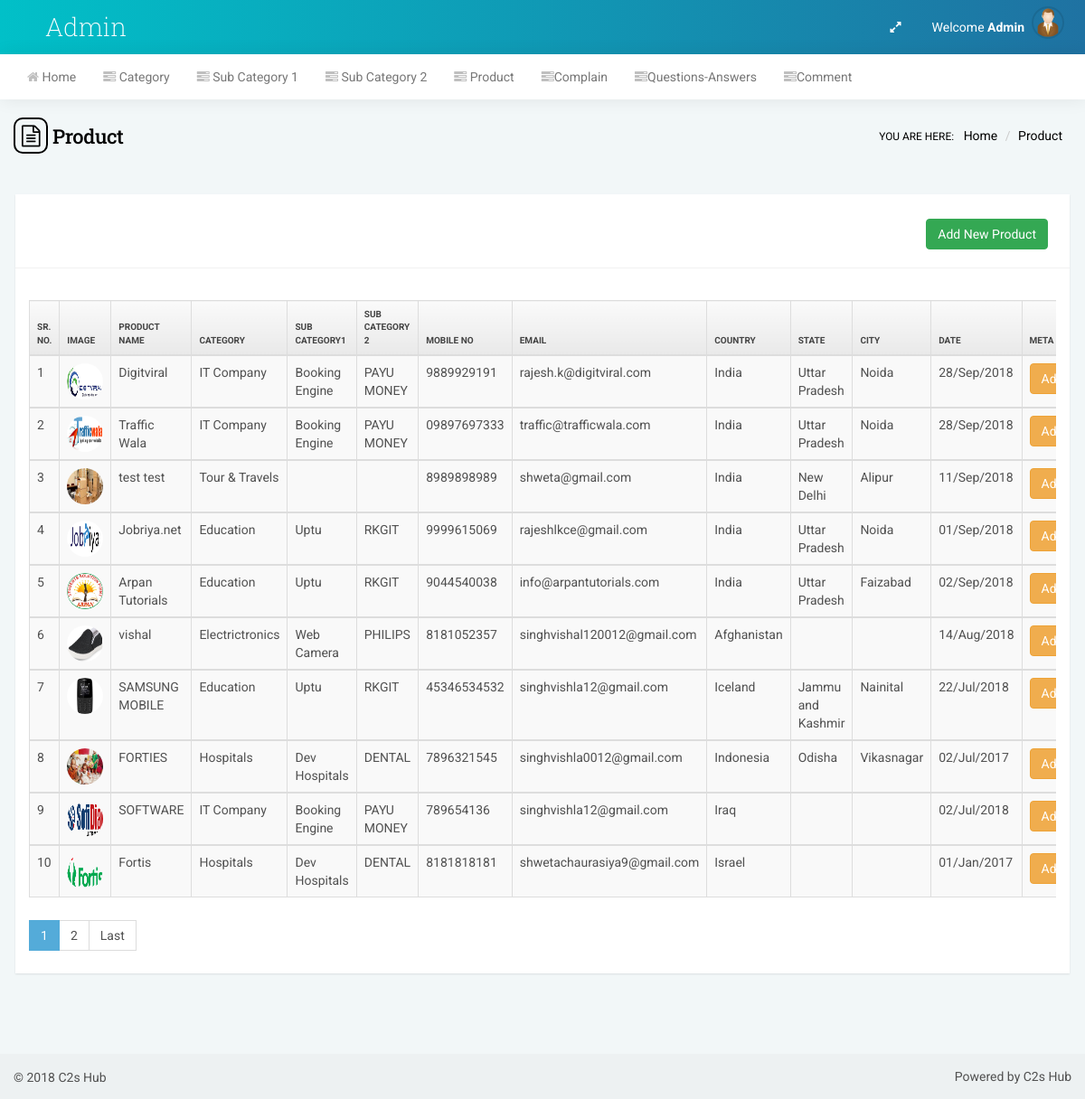
Page /admin/company.php (signed in) on the committed database.
### tables this page shows
CREATE TABLE `product` (
  `company_id` tinyint(10) NOT NULL,
  `company_name` text NOT NULL,
  `category` varchar(255) DEFAULT NULL,
  `subcategory1` int(11) NOT NULL,
  `subcategory2` int(11) NOT NULL,
  `mobile` varchar(120) NOT NULL,
  `email` varchar(100) NOT NULL,
  `title` text NOT NULL,
  `product_rating` tinyint(10) NOT NULL,
  `description` varchar(200) NOT NULL,
  `product_image` varchar(100) NOT NULL,
  `address` varchar(255) NOT NULL,
  `website` varchar(255) NOT NULL,
  `latitude` varchar(255) NOT NULL,
  `longnitude` varchar(255) NOT NULL,
  `map_code` text NOT NULL,
  `p_date` date NOT NULL,
  `admin_id` varchar(10) NOT NULL,
  `user_id` int(11) NOT NULL,
  `meta_tag` varchar(255) NOT NULL,
  `meta_keyword` varchar(255) NOT NULL,
  `meta_description` varchar(255) NOT NULL,
  `status` int(11) NOT NULL DEFAULT '1',
  `country` varchar(255) NOT NULL,
  `city` varchar(255) NOT NULL,
  `state` varchar(255) NOT NULL,
  `pin_code` varchar(255) NOT NULL,
  `establishment` longtext NOT NULL
);

CREATE TABLE `category` (
  `category_id` int(11) NOT NULL,
  `category_name` varchar(255) DEFAULT NULL,
  `admin_id` int(11) NOT NULL,
  `meta_tag` varchar(255) NOT NULL,
  `meta_keyword` varchar(255) NOT NULL,
  `meta_description` varchar(255) NOT NULL,
  `status` int(120) NOT NULL DEFAULT '1'
);

CREATE TABLE `subcategory1` (
  `sub_cat_id` int(11) NOT NULL,
  `cat_id` int(11) NOT NULL,
  `sub_cat_name` varchar(255) NOT NULL,
  `admin_id` int(11) NOT NULL,
  `meta_tag` varchar(255) NOT NULL,
  `meta_keyword` varchar(255) NOT NULL,
  `meta_description` varchar(255) NOT NULL,
  `status` int(11) NOT NULL DEFAULT '1'
);

CREATE TABLE `subcategory2` (
  `sub_cat2_id` int(11) NOT NULL,
  `cat_id` int(11) NOT NULL,
  `sub_cat_id` int(11) NOT NULL,
  `sub_cat2_name` varchar(255) NOT NULL,
  `admin_id` int(11) NOT NULL,
  `meta_tag` varchar(255) NOT NULL,
  `meta_keyword` varchar(255) NOT NULL,
  `meta_description` varchar(255) NOT NULL,
  `status` int(11) NOT NULL DEFAULT '1'
);

CREATE TABLE `country` (
  `id` int(11) NOT NULL,
  `country_name` varchar(100) NOT NULL
);

CREATE TABLE `state` (
  `id` int(11) NOT NULL,
  `state_name` varchar(100) NOT NULL,
  `country_id` varchar(10) NOT NULL
);

CREATE TABLE `city` (
  `id` int(11) NOT NULL,
  `city_name` varchar(100) NOT NULL,
  `state_id` varchar(10) NOT NULL
);

### admin/include/function.php (called while the page is built, shortened)
<?php
function fetch_query($con,$query){
	if($con !=='' && $query){
	$data=mysqli_query($con,$query);
	while($alldata=mysqli_fetch_assoc($data)){
		$returndata[]=	$alldata;
	}
	if(!empty($returndata)){
	return 	$returndata;
	}
	}
}
?>

### admin/company.php (the view, shortened to what this page needs)
<?php include('include/top-menu.php'); ?>
<?php include('include/header.php'); ?>
  <div class="boxed">
    <div id="content-container">
      <div class="pageheader hidden-xs">
        <h3><i class="fa fa-file-text-o"></i>Product</h3>
        <div class="breadcrumb-wrapper"> <span class="label">You are here:</span>
          <ol class="breadcrumb">
            <li> <a href="dashbord.php"> Home </a> </li>
            <li class="active">Product</li>
          </ol>
        </div>
      </div>
      <div id="page-content">
        <div class="row">
          <div class="eq-height">
            <div class="col-sm-12 eq-box-sm">
              <div class="panel">
              <div class="row"><div class="col-lg-6">
              </div><div class="col-lg-3">   <div class="searchbox">
  </div>
  </div>
  <div class="col-lg-3 add-button text-right"><div class="searchbox">
  <a class="btn btn-success" href='add-new-product'>Add New Product</a></div></div></div>
  <hr>
                <div class="panel-body">
				<?php
$showRecordPerPage = 10;
if(isset($_GET['page']) && !empty($_GET['page'])){
$currentPage = $_GET['page'];
}else{
$currentPage = 1;
}
$startFrom = ($currentPage * $showRecordPerPage) - $showRecordPerPage;
$totalEmpSQL = "select * from product where admin_id='".$admin_id."'";
$allEmpResult = mysqli_query($con,$totalEmpSQL);
$totalEmployee = mysqli_num_rows($allEmpResult);
$lastPage = ceil($totalEmployee/$showRecordPerPage);
$nextPage = $currentPage + 1;
$query = "select * from product  order by company_id desc LIMIT $startFrom, $showRecordPerPage";
		 		  $i=1;
				$all_data=fetch_query($con,$query);
				if(!empty($all_data))
				{
				?>
                  <div class="table-responsive" style="overflow:scroll;">
                    <table id="demo-dt-basic" class="table table-striped table-bordered"  >
                      <thead>
                        <tr>
										<th>Sr. No.</th>
											<th>Image</th>
												<th>Product NAME</th>
													<th>Category</th>
														<th>Sub Category1</th>
															<th>Sub Category 2</th>
																<th>Mobile No</th>
																	<th>Email</th>
																	<th>Country</th>
																		<th>State</th>
																			<th>City</th>
																		<th>Date</th>
																		<th>Meta</th>
                        </tr>
                      </thead>
					  <?php foreach($all_data as $about_data){
		 $image=(file_exists('images/company/'.$about_data['product_image']) && !empty($about_data['product_image']))?'images/company/'.$about_data['product_image']:'img/defaultimage.png';
					  ?>
                      <tbody  id="project_search2" name="search">
                        <tr>
						<td> <?php echo $i; ?></td>
                          <td><img src="<?php echo $image; ?>" height="40" width="40" class="img-circle"/></td>
                          <td><?php echo $about_data['company_name']; ?></td>
						<?php
									 $query2="Select * from category where category_id='".$about_data['category']."'";
									$data2=fetch_query($con,$query2);
											 $query3="Select * from subcategory1 where cat_id='".$data2[0]['category_id']."'";
											$data3=fetch_query($con,$query3);
													 $query4="Select * from subcategory2 where sub_cat_id='".$data3[0]['sub_cat_id']."'";
													$data4=fetch_query($con,$query4);
								?>
						  <td><?php  echo $data2[0]['category_name']; ?></td>
								<td><?php  echo $data3[0]['sub_cat_name']; ?></td>
									<td><?php  echo $data4[0]['sub_cat2_name']; ?></td>
										<td><?php echo $about_data['mobile']; ?></td>
											<td><?php echo $about_data['email']; ?></td>
				<?php  $country="select * from country where id='".$about_data['country']."'";
							$condata=fetch_query($con,$country);
								$state="select * from state where id='".$about_data['state']."'";
									$sdata=fetch_query($con,$state);
										$city="select * from city where id='".$about_data['city']."'";
											$cidata=fetch_query($con,$city);
							?>
											<td><?php echo $condata[0]['country_name']; ?></td>
											<td><?php echo $sdata[0]['state_name']; ?></td>
											<td><?php echo $cidata[0]['city_name']; ?></td>
												<td><?php echo date("d/M/Y",strtotime($about_data['p_date'])); ?></td>
								<td><a href="meta?P_ID=<?php echo $about_data['company_id']; ?>&&type=product"  class="btn btn-large btn-block btn-warning">Add Meta</a> </td>
                        </tr>
  					                       </tbody>
										   <?php
										   $i++;
					  }
										   ?>
                    </table>
<nav aria-label="Page navigation">
<ul class="pagination">
<li class="page-item active"><a class="page-link" href="?page=<?php echo $currentPage ?>"><?php echo $currentPage ?></a></li>
<?php if($currentPage != $lastPage) { ?>
<li class="page-item"><a class="page-link" href="?page=<?php echo $nextPage ?>"><?php echo $nextPage ?></a></li>
<li class="page-item">
<a class="page-link" href="?page=<?php echo $lastPage ?>" aria-label="Next">
<span aria-hidden="true">Last</span>
</a>
</li>
<?php } ?>
</ul>
</nav>
                  </div>
				  <?php
				}else{
				echo '<div class="alert alert-danger">No Data Available.</div>';
				}
				  ?>
                </div>
              </div>
            </div>
          </div>
        </div>
      </div>
    </div>
  </div>
<?php include('include/footer.php'); ?>
<link rel="stylesheet" href="//code.jquery.com/ui/1.12.1/themes/base/jquery-ui.css">

### admin/include/top-menu.php (shortened to what this page needs)
<?php session_start();
$admin_id=$_SESSION['review_admin_id'];
?><!DOCTYPE html>
<html lang="en">
<head>
        <link href="plugins/jquery-ricksaw-chart/css/rickshaw.css" rel="stylesheet">
        <link href="plugins/bootstrap-validator/bootstrapValidator.min.css" rel="stylesheet">
        <link href="css/demo/jquery-steps.min.css" rel="stylesheet">
        <link href="plugins/datatables/media/css/dataTables.bootstrap.css" rel="stylesheet">
        <link href="plugins/datatables/extensions/Responsive/css/dataTables.responsive.css" rel="stylesheet">
         <link href="css/bootstrap.min.css" rel="stylesheet">
        <link href="css/style.css" rel="stylesheet">
        <link href="plugins/font-awesome/css/font-awesome.min.css" rel="stylesheet">
        <link href="plugins/switchery/switchery.min.css" rel="stylesheet">
        <link href="plugins/bootstrap-select/bootstrap-select.min.css" rel="stylesheet">
        <link href="plugins/bootstrap-tagsinput/bootstrap-tagsinput.css" rel="stylesheet">
        <link href="plugins/tag-it/jquery.tagit.css" rel="stylesheet">
        <link href="plugins/ion-rangeslider/ion.rangeSlider.css" rel="stylesheet">
        <link href="plugins/ion-rangeslider/ion.rangeSlider.skinNice.css" rel="stylesheet">
        <link href="plugins/chosen/chosen.min.css" rel="stylesheet">
        <link href="plugins/noUiSlider/jquery.nouislider.min.css" rel="stylesheet">
        <link href="plugins/noUiSlider/jquery.nouislider.pips.min.css" rel="stylesheet">
        <link href="plugins/bootstrap-timepicker/bootstrap-timepicker.min.css" rel="stylesheet">
        <link href="plugins/bootstrap-datepicker/bootstrap-datepicker.css" rel="stylesheet">
        <link href="plugins/dropzone/dropzone.css" rel="stylesheet">
        <link href="plugins/summernote/summernote.min.css" rel="stylesheet">
        <link href="css/demo/jasmine.css" rel="stylesheet">
    </head>
    <body>
        <div id="container" class="effect mainnav-full">
             <header id="navbar">
                <div id="navbar-container" class="boxed">
                    <div class="navbar-header">
                        <a href="dashboard.php" class="navbar-brand">
                            <div class="brand-title">
                                <span class="brand-text">Admin</span>
                            </div>
                        </a>
                    </div>
                    <div class="navbar-content clearfix">
                        <ul class="nav navbar-top-links pull-right">
                            <li class="hidden-xs" id="toggleFullscreen">
                                <a class="fa fa-expand" data-toggle="fullscreen" href="#" role="button">
                                </a>
                            </li>
                            <li id="dropdown-user" class="dropdown">
                                <a href="#" data-toggle="dropdown" class="dropdown-toggle text-right">
                                    <span class="pull-right"> <img class="img-circle img-user media-object" src="img/man.png" alt="Profile Picture"> </span>
                                    <div class="username hidden-xs">Welcome <strong>Admin</strong></div>
                                </a>
                            </li>
                        </ul>
                    </div>

### admin/include/header.php (shortened to what this page needs)
<nav class="navbar navbar-default megamenu">
                        <div id="defaultmenu" class="navbar-collapse collapse">
                            <ul class="nav navbar-nav">
                                <li>
                                    <a href="dashboard.php"> <strong> <i class="fa fa-home"></i></strong> Home </a>
                                </li>
                              <li><a href="category.php"><i class="fa fa-tasks"></i> Category</a></li>
							   <li><a href="subcategory1.php"><i class="fa fa-tasks"></i> Sub Category 1</a></li>
							    <li><a href="subcategory2.php"><i class="fa fa-tasks"></i> Sub Category 2</a></li>
                                    <li><a href="company.php"><i class="fa fa-tasks"></i> Product</a></li>
					<li><a href="complain.php"><i class="fa fa-tasks"></i>Complain</a></li>
                     <li><a href="questions-answers.php"><i class="fa fa-tasks"></i>Questions-Answers</a></li>
                       <li><a href="comment.php"><i class="fa fa-tasks"></i>Comment</a></li>
                                 </ul>
                        </div>
                    </nav>
                         </div>
            </header>
			<?php include('include/function.php'); ?>

### admin/include/footer.php (shortened to what this page needs)
<footer id="footer">
                <div class="hide-fixed pull-right pad-rgt">Powered by <a href="#" target="_blank">C2s Hub</a></div>
                <p class="pad-lft">&#0169; 2018 C2s Hub</p>
            </footer>
        </div>
    </body>
</html>

### rows in the picture
product: product_image (picture), company_name "Digitviral", category.category_name "IT Company", subcategory1.sub_cat_name "Booking Engine", subcategory2.sub_cat2_name "PAYU MONEY", mobile "9889929191", email "rajesh.k@digitviral.com", country.country_name "India", state.state_name "Uttar Pradesh", city.city_name "Noida", p_date "28/Sep/2018"
product: product_image (picture), company_name "Traffic Wala", category.category_name "IT Company", subcategory1.sub_cat_name "Booking Engine", subcategory2.sub_cat2_name "PAYU MONEY", mobile "09897697333", email "traffic@trafficwala.com", country.country_name "India", state.state_name "Uttar Pradesh", city.city_name "Noida", p_date "28/Sep/2018"
product: product_image (picture), company_name "test test", category.category_name "Tour & Travels", mobile "8989898989", email "shweta@gmail.com", country.country_name "India", state.state_name "New Delhi", city.city_name "Alipur", p_date "11/Sep/2018"
product: product_image (picture), company_name "Jobriya.net", category.category_name "Education", subcategory1.sub_cat_name "Uptu", subcategory2.sub_cat2_name "RKGIT", mobile "9999615069", email "rajeshlkce@gmail.com", country.country_name "India", state.state_name "Uttar Pradesh", city.city_name "Noida", p_date "01/Sep/2018"
product: product_image (picture), company_name "Arpan Tutorials", category.category_name "Education", subcategory1.sub_cat_name "Uptu", subcategory2.sub_cat2_name "RKGIT", mobile "9044540038", email "info@arpantutorials.com", country.country_name "India", state.state_name "Uttar Pradesh", city.city_name "Faizabad", p_date "02/Sep/2018"
product: product_image (picture), company_name "vishal", category.category_name "Electrictronics", subcategory1.sub_cat_name "Web Camera", subcategory2.sub_cat2_name "PHILIPS", mobile "8181052357", email "singhvishal120012@gmail.com", country.country_name "Afghanistan", p_date "14/Aug/2018"
product: product_image (picture), company_name "SAMSUNG MOBILE", category.category_name "Education", subcategory1.sub_cat_name "Uptu", subcategory2.sub_cat2_name "RKGIT", mobile "45346534532", email "singhvishla12@gmail.com", country.country_name "Iceland", state.state_name "Jammu and Kashmir", city.city_name "Nainital", p_date "22/Jul/2018"
product: product_image (picture), company_name "FORTIES", category.category_name "Hospitals", subcategory1.sub_cat_name "Dev Hospitals", subcategory2.sub_cat2_name "DENTAL", mobile "7896321545", email "singhvishla0012@gmail.com", country.country_name "Indonesia", state.state_name "Odisha", city.city_name "Vikasnagar", p_date "02/Jul/2017"
product: product_image (picture), company_name "SOFTWARE", category.category_name "IT Company", subcategory1.sub_cat_name "Booking Engine", subcategory2.sub_cat2_name "PAYU MONEY", mobile "789654136", email "singhvishla12@gmail.com", country.country_name "Iraq", p_date "02/Jul/2018"
product: product_image (picture), company_name "Fortis", category.category_name "Hospitals", subcategory1.sub_cat_name "Dev Hospitals", subcategory2.sub_cat2_name "DENTAL", mobile "8181818181", email "shwetachaurasiya9@gmail.com", country.country_name "Israel", p_date "01/Jan/2017"

### other values in the picture
$currentPage "1"
$nextPage "2"
